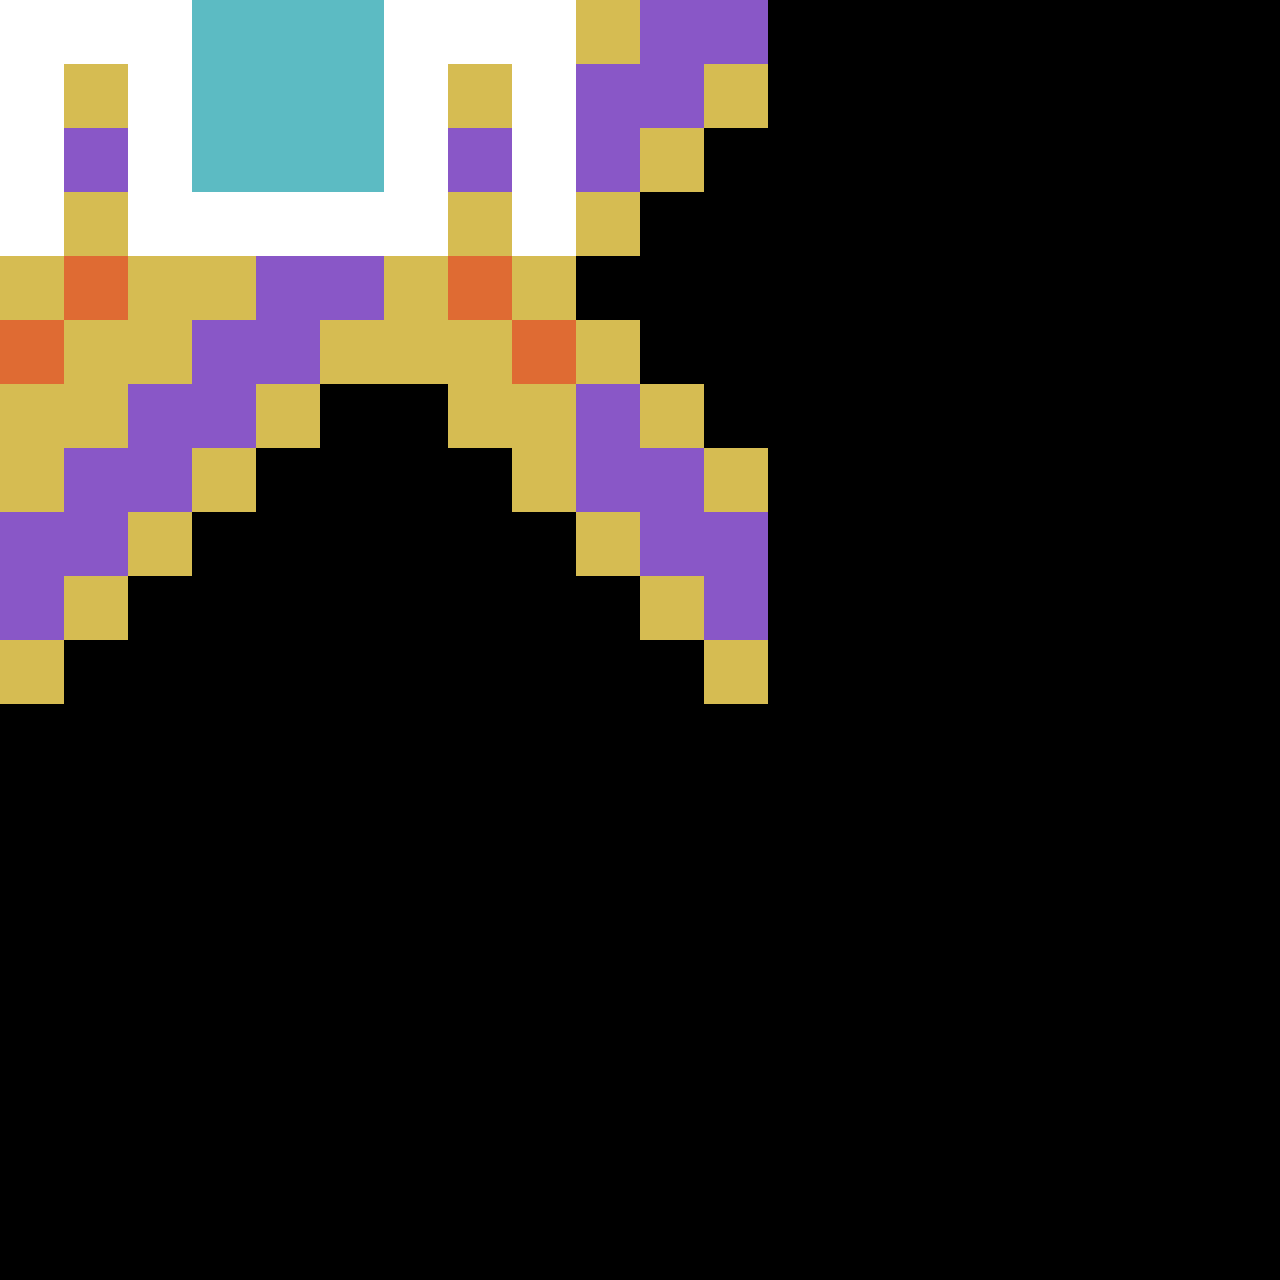

Rendered tile map (Tiled .tmx) drawn with the repository's tilesets; below, a short description and the map source with its tile grids summarised:
An orthogonal 20x20 tile map with 64x64 px tiles, 9 tile layers (Shape1, Shape2, Shape3, Shape4, ...), 17 hidden layers not drawn, 2 tilesets.

<map version="1.8" tiledversion="1.8.1" orientation="orthogonal" renderorder="right-down" width="20" height="20" tilewidth="64" tileheight="64" infinite="0" nextlayerid="113" nextobjectid="1">
 <editorsettings>
  <export target="../../../www/data/how-to-play/shapes.json" format="json" />
 </editorsettings>
 <properties>
  <property name="coverID" type="int" value="14" />
  <property name="iconURL" value="" />
  <property name="sectionName" value="Shapes" />
 </properties>
 <tileset firstgid="1" source="../tilesets/spadersTileset.tsx" />
 <tileset firstgid="65" source="../tilesets/poke.tsx" />
 <layer id="109" name="AllColors" width="20" height="20" visible="0">
  <properties>
   <property name="autoPlaceBlockers" type="int" value="2" />
   <property name="i" type="int" value="5" />
   <property name="j" type="int" value="6" />
   <property name="padding-bottom" type="int" value="2" />
   <property name="padding-left" type="int" value="2" />
   <property name="padding-right" type="int" value="2" />
   <property name="padding-top" type="int" value="0" />
   <property name="startI" type="int" value="0" />
   <property name="startJ" type="int" value="0" />
   <property name="tier" type="int" value="0" />
  </properties>
  <data>[400 cells, 13 non-empty, 13 distinct tile ids]</data>
 </layer>
 <layer id="81" name="Square" width="20" height="20" visible="0">
  <properties>
   <property name="autoPlaceBlockers" type="int" value="2" />
   <property name="i" type="int" value="5" />
   <property name="j" type="int" value="6" />
   <property name="padding-bottom" type="int" value="2" />
   <property name="padding-left" type="int" value="2" />
   <property name="padding-right" type="int" value="2" />
   <property name="padding-top" type="int" value="0" />
   <property name="startI" type="int" value="0" />
   <property name="startJ" type="int" value="0" />
   <property name="tier" type="int" value="0" />
  </properties>
  <data>[400 cells, 9 non-empty, 1 distinct tile ids]</data>
 </layer>
 <layer id="110" name="Copy of Square" width="20" height="20" visible="0">
  <properties>
   <property name="autoPlaceBlockers" type="int" value="2" />
   <property name="i" type="int" value="5" />
   <property name="j" type="int" value="6" />
   <property name="padding-bottom" type="int" value="2" />
   <property name="padding-left" type="int" value="2" />
   <property name="padding-right" type="int" value="2" />
   <property name="padding-top" type="int" value="0" />
   <property name="startI" type="int" value="0" />
   <property name="startJ" type="int" value="0" />
   <property name="tier" type="int" value="0" />
  </properties>
  <data>[400 cells, 1 non-empty, 1 distinct tile ids]</data>
 </layer>
 <layer id="111" name="Copy of Copy of Square" width="20" height="20" visible="0">
  <properties>
   <property name="autoPlaceBlockers" type="int" value="2" />
   <property name="i" type="int" value="5" />
   <property name="j" type="int" value="6" />
   <property name="padding-bottom" type="int" value="2" />
   <property name="padding-left" type="int" value="2" />
   <property name="padding-right" type="int" value="2" />
   <property name="padding-top" type="int" value="0" />
   <property name="startI" type="int" value="0" />
   <property name="startJ" type="int" value="0" />
   <property name="tier" type="int" value="0" />
  </properties>
  <data>[400 cells, 1 non-empty, 1 distinct tile ids]</data>
 </layer>
 <layer id="112" name="Copy of Copy of Copy of Square" width="20" height="20" visible="0">
  <properties>
   <property name="autoPlaceBlockers" type="int" value="2" />
   <property name="i" type="int" value="5" />
   <property name="j" type="int" value="6" />
   <property name="padding-bottom" type="int" value="2" />
   <property name="padding-left" type="int" value="2" />
   <property name="padding-right" type="int" value="2" />
   <property name="padding-top" type="int" value="0" />
   <property name="startI" type="int" value="0" />
   <property name="startJ" type="int" value="0" />
   <property name="tier" type="int" value="0" />
  </properties>
  <data>[400 cells, 1 non-empty, 1 distinct tile ids]</data>
 </layer>
 <layer id="43" name="Triangle" width="20" height="20" visible="0">
  <properties>
   <property name="autoPlaceBlockers" type="int" value="2" />
   <property name="i" type="int" value="5" />
   <property name="j" type="int" value="6" />
   <property name="padding-bottom" type="int" value="2" />
   <property name="padding-left" type="int" value="1" />
   <property name="padding-right" type="int" value="1" />
   <property name="padding-top" type="int" value="0" />
   <property name="startI" type="int" value="0" />
   <property name="startJ" type="int" value="0" />
   <property name="tier" type="int" value="0" />
  </properties>
  <data>[400 cells, 9 non-empty, 1 distinct tile ids]</data>
 </layer>
 <layer id="80" name="_ADDON" width="20" height="20" visible="0">
  <properties>
   <property name="autoPlaceBlockers" type="int" value="2" />
   <property name="i" type="int" value="5" />
   <property name="j" type="int" value="6" />
   <property name="padding-bottom" type="int" value="2" />
   <property name="padding-left" type="int" value="1" />
   <property name="padding-right" type="int" value="1" />
   <property name="padding-top" type="int" value="0" />
   <property name="startI" type="int" value="0" />
   <property name="startJ" type="int" value="0" />
   <property name="tier" type="int" value="0" />
  </properties>
  <data>[400 cells, 4 non-empty, 1 distinct tile ids]</data>
 </layer>
 <layer id="100" name="Circle" width="20" height="20" visible="0">
  <properties>
   <property name="autoPlaceBlockers" type="int" value="2" />
   <property name="i" type="int" value="5" />
   <property name="j" type="int" value="6" />
   <property name="padding-bottom" type="int" value="2" />
   <property name="padding-left" type="int" value="1" />
   <property name="padding-right" type="int" value="1" />
   <property name="padding-top" type="int" value="0" />
   <property name="startI" type="int" value="0" />
   <property name="startJ" type="int" value="0" />
   <property name="tier" type="int" value="0" />
  </properties>
  <data>[400 cells, 24 non-empty, 1 distinct tile ids]</data>
 </layer>
 <layer id="103" name="Rhombus" width="20" height="20" visible="0">
  <properties>
   <property name="autoPlaceBlockers" type="int" value="2" />
   <property name="i" type="int" value="5" />
   <property name="j" type="int" value="6" />
   <property name="padding-bottom" type="int" value="2" />
   <property name="padding-left" type="int" value="0" />
   <property name="padding-right" type="int" value="0" />
   <property name="padding-top" type="int" value="0" />
   <property name="startI" type="int" value="0" />
   <property name="startJ" type="int" value="0" />
   <property name="tier" type="int" value="0" />
  </properties>
  <data>[400 cells, 33 non-empty, 2 distinct tile ids]</data>
 </layer>
 <layer id="104" name="Trapezoid" width="20" height="20" visible="0">
  <properties>
   <property name="autoPlaceBlockers" type="int" value="2" />
   <property name="i" type="int" value="5" />
   <property name="j" type="int" value="6" />
   <property name="padding-bottom" type="int" value="2" />
   <property name="padding-left" type="int" value="1" />
   <property name="padding-right" type="int" value="1" />
   <property name="padding-top" type="int" value="0" />
   <property name="scale" type="int" value="2" />
   <property name="startI" type="int" value="0" />
   <property name="startJ" type="int" value="0" />
   <property name="tier" type="int" value="0" />
  </properties>
  <data>[400 cells, 40 non-empty, 1 distinct tile ids]</data>
 </layer>
 <layer id="106" name="Cube" width="20" height="20" visible="0">
  <properties>
   <property name="autoPlaceBlockers" type="int" value="2" />
   <property name="i" type="int" value="5" />
   <property name="j" type="int" value="6" />
   <property name="padding-bottom" type="int" value="2" />
   <property name="padding-left" type="int" value="1" />
   <property name="padding-right" type="int" value="1" />
   <property name="padding-top" type="int" value="0" />
   <property name="scale" type="int" value="2" />
   <property name="startI" type="int" value="0" />
   <property name="startJ" type="int" value="0" />
   <property name="tier" type="int" value="0" />
  </properties>
  <data>[400 cells, 112 non-empty, 4 distinct tile ids]</data>
 </layer>
 <layer id="105" name="Parallelogram" width="20" height="20" visible="0">
  <properties>
   <property name="autoPlaceBlockers" type="int" value="2" />
   <property name="i" type="int" value="5" />
   <property name="j" type="int" value="6" />
   <property name="padding-bottom" type="int" value="2" />
   <property name="padding-left" type="int" value="0" />
   <property name="padding-right" type="int" value="0" />
   <property name="padding-top" type="int" value="0" />
   <property name="startI" type="int" value="0" />
   <property name="startJ" type="int" value="0" />
   <property name="tier" type="int" value="0" />
  </properties>
  <data>[400 cells, 28 non-empty, 1 distinct tile ids]</data>
 </layer>
 <layer id="107" name="Pentagon" width="20" height="20" visible="0">
  <properties>
   <property name="autoPlaceBlockers" type="int" value="2" />
   <property name="i" type="int" value="5" />
   <property name="j" type="int" value="6" />
   <property name="padding-bottom" type="int" value="2" />
   <property name="padding-left" type="int" value="0" />
   <property name="padding-right" type="int" value="0" />
   <property name="padding-top" type="int" value="0" />
   <property name="scale" type="int" value="2" />
   <property name="startI" type="int" value="0" />
   <property name="startJ" type="int" value="0" />
   <property name="tier" type="int" value="0" />
  </properties>
  <data>[400 cells, 201 non-empty, 2 distinct tile ids]</data>
 </layer>
 <layer id="108" name="Kite" width="20" height="20" visible="0">
  <properties>
   <property name="autoPlaceBlockers" type="int" value="2" />
   <property name="i" type="int" value="5" />
   <property name="j" type="int" value="6" />
   <property name="padding-bottom" type="int" value="1" />
   <property name="padding-left" type="int" value="1" />
   <property name="padding-right" type="int" value="1" />
   <property name="padding-top" type="int" value="0" />
   <property name="scale" type="int" value="2" />
   <property name="startI" type="int" value="0" />
   <property name="startJ" type="int" value="0" />
   <property name="tier" type="int" value="0" />
  </properties>
  <data>[400 cells, 182 non-empty, 2 distinct tile ids]</data>
 </layer>
 <layer id="71" name="Shape1" width="20" height="20">
  <properties>
   <property name="autoPlaceBlockers" type="int" value="2" />
   <property name="i" type="int" value="7" />
   <property name="j" type="int" value="6" />
   <property name="padding-bottom" type="int" value="2" />
   <property name="padding-left" type="int" value="1" />
   <property name="padding-right" type="int" value="1" />
   <property name="padding-top" type="int" value="0" />
   <property name="require" value="-1" />
   <property name="startI" type="int" value="0" />
   <property name="startJ" type="int" value="0" />
   <property name="tier" type="int" value="0" />
  </properties>
  <data>[400 cells, 11 non-empty, 2 distinct tile ids]</data>
 </layer>
 <layer id="72" name="Shape2" width="20" height="20">
  <properties>
   <property name="autoPlaceBlockers" type="int" value="2" />
   <property name="i" type="int" value="5" />
   <property name="j" type="int" value="6" />
   <property name="padding-bottom" type="int" value="2" />
   <property name="padding-left" type="int" value="1" />
   <property name="padding-right" type="int" value="1" />
   <property name="padding-top" type="int" value="0" />
   <property name="require" value="0" />
   <property name="startI" type="int" value="0" />
   <property name="startJ" type="int" value="0" />
   <property name="tier" type="int" value="0" />
  </properties>
  <data>[400 cells, 13 non-empty, 3 distinct tile ids]</data>
 </layer>
 <layer id="73" name="Shape3" width="20" height="20">
  <properties>
   <property name="autoPlaceBlockers" type="int" value="2" />
   <property name="i" type="int" value="5" />
   <property name="j" type="int" value="6" />
   <property name="padding-bottom" type="int" value="2" />
   <property name="padding-left" type="int" value="1" />
   <property name="padding-right" type="int" value="1" />
   <property name="padding-top" type="int" value="0" />
   <property name="require" value="1" />
   <property name="startI" type="int" value="0" />
   <property name="startJ" type="int" value="0" />
   <property name="tier" type="int" value="0" />
  </properties>
  <data>[400 cells, 14 non-empty, 3 distinct tile ids]</data>
 </layer>
 <layer id="74" name="Shape4" width="20" height="20">
  <properties>
   <property name="autoPlaceBlockers" type="int" value="2" />
   <property name="i" type="int" value="5" />
   <property name="j" type="int" value="6" />
   <property name="padding-bottom" type="int" value="2" />
   <property name="padding-left" type="int" value="1" />
   <property name="padding-right" type="int" value="1" />
   <property name="padding-top" type="int" value="0" />
   <property name="require" value="1" />
   <property name="startI" type="int" value="0" />
   <property name="startJ" type="int" value="0" />
   <property name="tier" type="int" value="0" />
  </properties>
  <data>[400 cells, 17 non-empty, 3 distinct tile ids]</data>
 </layer>
 <layer id="78" name="Shape5" width="20" height="20">
  <properties>
   <property name="autoPlaceBlockers" type="int" value="2" />
   <property name="i" type="int" value="7" />
   <property name="j" type="int" value="6" />
   <property name="padding-bottom" type="int" value="2" />
   <property name="padding-left" type="int" value="1" />
   <property name="padding-right" type="int" value="1" />
   <property name="padding-top" type="int" value="0" />
   <property name="require" value="3" />
   <property name="startI" type="int" value="0" />
   <property name="startJ" type="int" value="0" />
   <property name="tier" type="int" value="0" />
  </properties>
  <data>[400 cells, 22 non-empty, 4 distinct tile ids]</data>
 </layer>
 <layer id="77" name="Shape6" width="20" height="20">
  <properties>
   <property name="autoPlaceBlockers" type="int" value="2" />
   <property name="i" type="int" value="6" />
   <property name="j" type="int" value="9" />
   <property name="padding-bottom" type="int" value="2" />
   <property name="padding-left" type="int" value="1" />
   <property name="padding-right" type="int" value="1" />
   <property name="padding-top" type="int" value="0" />
   <property name="require" value="2" />
   <property name="startI" type="int" value="0" />
   <property name="startJ" type="int" value="0" />
   <property name="tier" type="int" value="0" />
  </properties>
  <data>[400 cells, 32 non-empty, 3 distinct tile ids]</data>
 </layer>
 <layer id="97" name="Shape7" width="20" height="20">
  <properties>
   <property name="autoPlaceBlockers" type="int" value="2" />
   <property name="i" type="int" value="6" />
   <property name="j" type="int" value="9" />
   <property name="padding-bottom" type="int" value="2" />
   <property name="padding-left" type="int" value="0" />
   <property name="padding-right" type="int" value="0" />
   <property name="padding-top" type="int" value="0" />
   <property name="require" value="5" />
   <property name="scale" type="int" value="2" />
   <property name="startI" type="int" value="0" />
   <property name="startJ" type="int" value="0" />
   <property name="tier" type="int" value="0" />
  </properties>
  <data>[400 cells, 84 non-empty, 3 distinct tile ids]</data>
 </layer>
 <layer id="90" name="Shape8" width="20" height="20">
  <properties>
   <property name="autoPlaceBlockers" type="int" value="2" />
   <property name="i" type="int" value="6" />
   <property name="j" type="int" value="9" />
   <property name="padding-bottom" type="int" value="2" />
   <property name="padding-left" type="int" value="0" />
   <property name="padding-right" type="int" value="0" />
   <property name="padding-top" type="int" value="0" />
   <property name="require" value="4" />
   <property name="startI" type="int" value="0" />
   <property name="startJ" type="int" value="0" />
   <property name="tier" type="int" value="0" />
  </properties>
  <data>[400 cells, 47 non-empty, 4 distinct tile ids]</data>
 </layer>
 <layer id="91" name="Shape9" width="20" height="20">
  <properties>
   <property name="autoPlaceBlockers" type="int" value="2" />
   <property name="i" type="int" value="6" />
   <property name="j" type="int" value="9" />
   <property name="padding-bottom" type="int" value="2" />
   <property name="padding-left" type="int" value="0" />
   <property name="padding-right" type="int" value="0" />
   <property name="padding-top" type="int" value="0" />
   <property name="require" value="6,7" />
   <property name="startI" type="int" value="0" />
   <property name="startJ" type="int" value="0" />
   <property name="tier" type="int" value="0" />
  </properties>
  <data>[400 cells, 30 non-empty, 2 distinct tile ids]</data>
 </layer>
 <layer id="96" name="_ADDON" width="20" height="20" visible="0">
  <properties>
   <property name="autoPlaceBlockers" type="int" value="2" />
   <property name="i" type="int" value="6" />
   <property name="j" type="int" value="9" />
   <property name="padding-bottom" type="int" value="2" />
   <property name="padding-left" type="int" value="0" />
   <property name="padding-right" type="int" value="0" />
   <property name="padding-top" type="int" value="0" />
   <property name="startI" type="int" value="0" />
   <property name="startJ" type="int" value="0" />
   <property name="tier" type="int" value="0" />
  </properties>
  <data>[400 cells, 9 non-empty, 1 distinct tile ids]</data>
 </layer>
 <layer id="99" name="Shape10" width="20" height="20" visible="0">
  <properties>
   <property name="autoPlaceBlockers" type="int" value="2" />
   <property name="i" type="int" value="6" />
   <property name="j" type="int" value="9" />
   <property name="padding-bottom" type="int" value="2" />
   <property name="padding-left" type="int" value="0" />
   <property name="padding-right" type="int" value="0" />
   <property name="padding-top" type="int" value="0" />
   <property name="startI" type="int" value="0" />
   <property name="startJ" type="int" value="0" />
   <property name="tier" type="int" value="0" />
  </properties>
  <data>[400 cells, 62 non-empty, 5 distinct tile ids]</data>
 </layer>
 <layer id="82" name="Shape11" width="20" height="20" visible="0">
  <properties>
   <property name="autoPlaceBlockers" type="int" value="2" />
   <property name="i" type="int" value="6" />
   <property name="j" type="int" value="9" />
   <property name="padding-bottom" type="int" value="3" />
   <property name="padding-left" type="int" value="0" />
   <property name="padding-right" type="int" value="0" />
   <property name="padding-top" type="int" value="0" />
   <property name="startI" type="int" value="0" />
   <property name="startJ" type="int" value="0" />
   <property name="tier" type="int" value="0" />
  </properties>
  <data>[400 cells, 45 non-empty, 4 distinct tile ids]</data>
 </layer>
</map>
